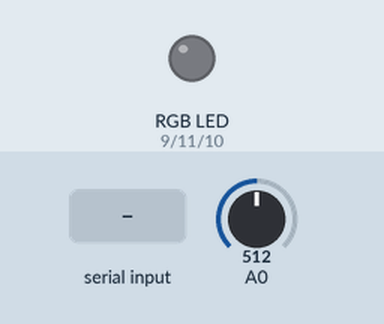
Recording of a sketch running on a simulated Arduino Uno, built with avr-gcc and run on an emulated ATmega328P. Parts: an RGB LED mixed from three pins (HIGH = lit). The inputs (shaded band) are chosen by the test bench; at power-on: A0 = 512. Random numbers use the default seed unless the sketch sets one.

Above: at 1.2 s.
1.3 s: "R" received over Serial
At 1.6 s:
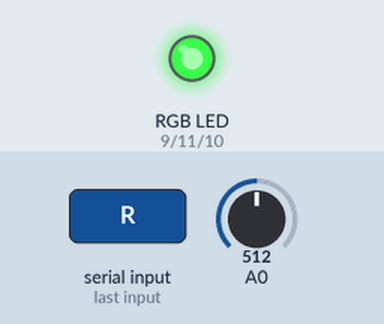
4.3 s: "B" received over Serial
5.8 s: "M" received over Serial
At 6.3 s:
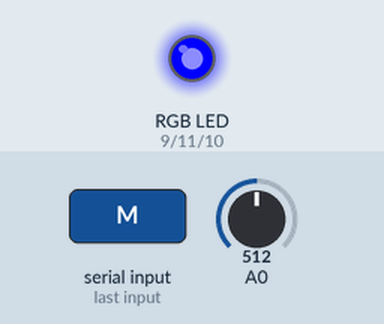
7.3 s: "Y" received over Serial
At 8.5 s:
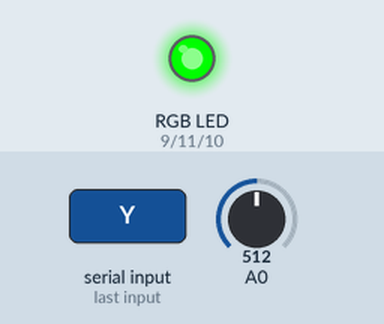
8.8 s: "K" received over Serial
At 9.8 s:
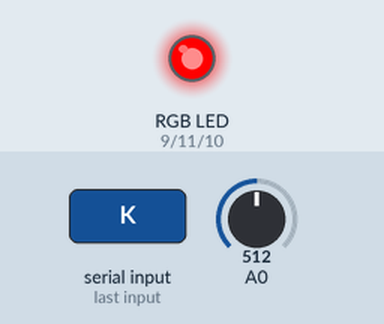
10.3 s: "R" received over Serial
At 10.9 s:
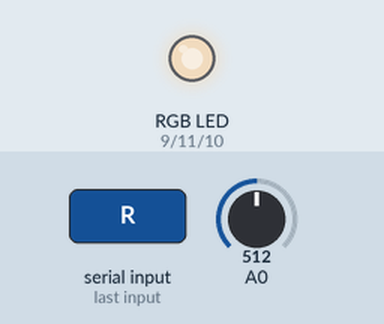
Timing chart, 0 to 16.8 s (numbered marks = the images above; inputs shaded):
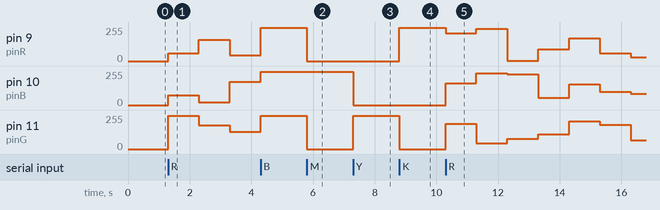

Measured:
- after the input at 1.3 s, pin 9 (pinR): 0/255 → 57/255 at once, → 158/255 1.0 s later, → 44/255 1.0 s later; pin 10 (pinB): 0/255 → 73/255 at once, → 22/255 1.0 s later, → 173/255 1.0 s later; pin 11 (pinG): 0/255 → 249/255 at once, → 180/255 1.0 s later, → 128/255 1.0 s later
- after the input at 5.8 s, pin 9 (pinR), pin 11 (pinG): 250/255 → 0/255 at once
- after the input at 7.3 s, pin 10 (pinB): 250/255 → 0/255 at once; pin 11 (pinG): 0/255 → 250/255 at once
- after the input at 8.8 s, pin 9 (pinR): 0/255 → 250/255 at once; pin 11 (pinG): 250/255 → 0/255 at once
- after the input at 10.3 s, pin 9 (pinR): 250/255 → 209/255 at once, → 242/255 1.0 s later, → 3/255 1.0 s later, → 90/255 1.0 s later, … (7 changes in this stretch); pin 10 (pinB): 0/255 → 165/255 at once, → 237/255 1.0 s later, → 229/255 1.0 s later, → 53/255 1.0 s later, … (7 changes in this stretch)

The sketch:

LedSerit.ino
```cpp
/* Written and Edited by Deniz Karakay
 * 10.12.2016
 */

int pinR = 9;  //Red
int pinG = 11; //Green
int pinB = 10; //Blue
int threshold = 300; //Change This
int volume;
char state;
int red, green, blue;
void setup() {
  Serial.begin(9600);
  pinMode(pinR,OUTPUT);
  pinMode(pinG,OUTPUT);
  pinMode(pinB,OUTPUT);

}

void loop() {
   if(Serial.available() > 0){
      state = Serial.read();
    }
     volume = analogRead(A0);
   //Debug


  if(state == 'B'){ // For White
  analogWrite(pinR,250);
  analogWrite(pinG,250);
  analogWrite(pinB,250);
  }else if(state == 'M'){
  analogWrite(pinR,0);
  analogWrite(pinG,0);
  analogWrite(pinB,250);

  }else if(state == 'Y'){ //For Blue
  analogWrite(pinR,0);
  analogWrite(pinG,250);
  analogWrite(pinB,0);

  }else if(state == 'K'){ // For Red
  analogWrite(pinR,250);
  analogWrite(pinG,0);
  analogWrite(pinB,0);

  }else if(state == 'R'){ // For Random
  red = random(0,250);
  blue = random(0,250);
  green = random(0,250);
  analogWrite(pinR,red);
  analogWrite(pinG,blue);
  analogWrite(pinB,green);
  delay(1000);

  }else if(state == 'C'){// For Close
  analogWrite(pinR,0);
  analogWrite(pinG,0);
  analogWrite(pinB,0);


  }


}
```
